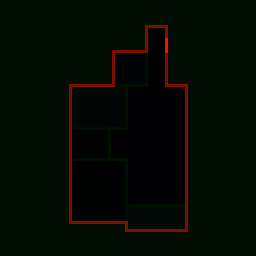
#> input picture Input/Image_RPLAN/0.png, 256 x 256 px, found by its file name
$ jupyter execute --allow-errors ReSize.ipynb
#> lines starting #> are read from the running program, lines starting #| are printed output that depends on the picture
[cell 1]
from google.colab import drive
drive.mount('/content/drive/')

[cell 2]
import cv2
import matplotlib.pyplot as plt

path = "/content/drive/MyDrive/Colab_Notebooks/Deep_Learning/Progetto/Input/Input_resize/0.png"

img = cv2.imread(path, cv2.IMREAD_GRAYSCALE)
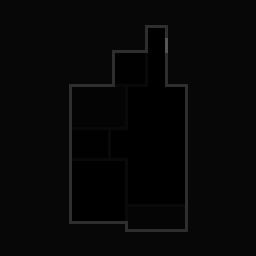
#> img: shape (256, 256); min 0, max 85, mean 6.7

nuove_dimensioni = (128, 128)
img_ridimensionata = cv2.resize(img, nuove_dimensioni, interpolation=cv2.INTER_LINEAR)

plt.subplot(1, 2, 1)
plt.imshow(img, cmap='gray')
plt.title('Immagine Originale')

plt.subplot(1, 2, 2)
plt.imshow(img_ridimensionata, cmap='gray')
plt.title('Immagine Ridimensionata (Bilineare)')

plt.show()
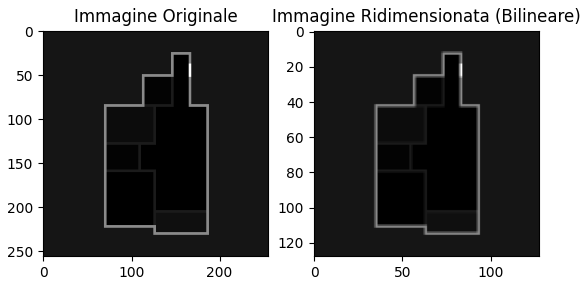
#> figure drawn by matplotlib, 2 panels
